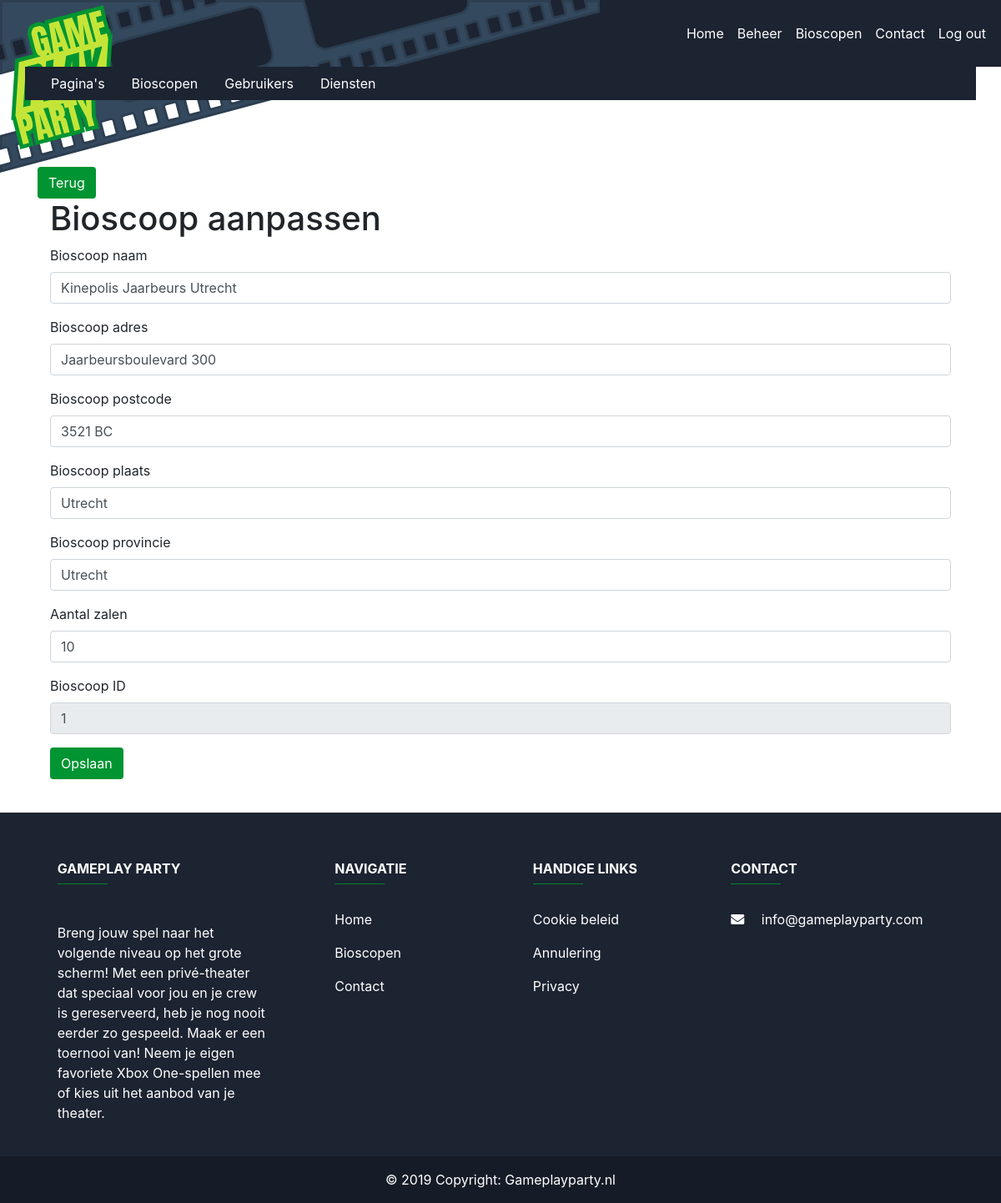
The page /?request=beheer&pagina=editBioscoop&biosID=1 (signed in) on the database its author committed.
### tables this page shows
CREATE TABLE `bioscopen` (
  `biosID` int(11) NOT NULL,
  `biosnaam` text,
  `biosadres` text,
  `biospostcode` text,
  `biosplaats` text,
  `biosprovincie` text,
  `omschrijving` text,
  `beschikbaarheid_auto` varchar(255) NOT NULL,
  `beschikbaarheid_fiets` varchar(255) NOT NULL,
  `beschikbaarheid_ov` varchar(255) NOT NULL,
  `aantal_zalen` int(10) NOT NULL
);

CREATE TABLE `contentmanagement` (
  `paginaID` int(255) NOT NULL,
  `owner` varchar(255) NOT NULL,
  `biosID` int(11) DEFAULT NULL,
  `pagina` varchar(100) NOT NULL,
  `content` text NOT NULL,
  `image` varchar(200) NOT NULL
);

### model/BeheerderLogic.php (called while the page is built, shortened)
<?php
require_once 'model/DataHandler.php';
require_once 'utilities/beheer/BeheerEditBioscoop.php';
class BeheerderLogic
{
    public function __construct()
    {
        $this->DataHandler = new DataHandler("localhost", "mysql", "GamePlayParty", "ilias", "12345");
        $this->BeheerEditBioscoop = new BeheerEditBioscoop();
    }
    public function beheerEditBioscoop($biosID)
    {
        $sql = "select * from bioscopen where biosID = $biosID";
        $result = $this->DataHandler->getData($sql);
        $makeBeheerEditBioscoopForm = $this->BeheerEditBioscoop->makeBeheerEditBioscoopForm($result);
        return $makeBeheerEditBioscoopForm;
    }
}

### index.php (called while the page is built, shortened)
<?php
include 'header.php';
$controller = new WebsiteController();
$controller->handleRequest();
include "footer.php";

### model/DataHandler.php (called while the page is built, shortened)
<?php
class DataHandler
{
    public function __construct($host, $dbdriver, $dbname, $username, $password)
    {
        $this->host = $host;
        $this->dbdriver = $dbdriver;
        $this->dbname = $dbname;
        $this->username = $username;
        $this->password = $password;
        try {
            $this->dbh = new PDO("$this->dbdriver:host=$this->host;dbname=$this->dbname", $this->username, $this->password);
            $this->dbh->setAttribute(PDO::ATTR_ERRMODE, PDO::ERRMODE_EXCEPTION);
            return true;
        } catch (PDOException $e) {
            echo "Connection with " . $this->dbdriver . " failed: " . $e->getMessage();
        }
    }
    public function getData($sql)
    {
        $result = $this->dbh->query($sql, PDO::FETCH_ASSOC);
        return $result;
    }
}

### utilities/beheer/BeheerEditBioscoop.php (the view)
<?php
class BeheerEditBioscoop
{
    public function makeBeheerEditBioscoopForm($result)
    {
        $html = "";
        $html .= "<div class='container'>";
        $html .= "<h1>Bioscoop aanpassen</h1>";
        while ($row = $result->fetch(PDO::FETCH_ASSOC)) {
            $biosID = $row['biosID'];
            $biosnaam = $row['biosnaam'];
            $biosadres = $row['biosadres'];
            $biospostcode = $row['biospostcode'];
            $biosplaats = $row['biosplaats'];
            $biosprovincie = $row['biosprovincie'];
            $aantal_zalen = $row['aantal_zalen'];
        }
        $html .= "
        <form action='?request=beheer&pagina=editBioscoop&biosID=$biosID&func=updateBioscoop' method='POST'>
  <div class='form-group'>
    <label for='biosnaam'>Bioscoop naam</label>
    <input type='text' class='form-control' name='biosnaam' id='biosnaam' value='" . $biosnaam . "'>
  </div>
  <div class='form-group'>
    <label for='biosadres'>Bioscoop adres</label>
    <input type='text' class='form-control' name='biosadres' id='biosadres' placeholder='Password' value='" . $biosadres ."'>
  </div>
  <div class='form-group'>
    <label for='biospostcode'>Bioscoop postcode</label>
    <input type='text' class='form-control' name='biospostcode' id='biospostcode' placeholder='Password' value='" . $biospostcode ."'>
  </div>
  <div class='form-group'>
    <label for='biosplaats'>Bioscoop plaats</label>
    <input type='text' class='form-control' name='biosplaats' id='biosplaats' placeholder='Password' value='" . $biosplaats ."'>
  </div>
  <div class='form-group'>
    <label for='biosprovincie'>Bioscoop provincie</label>
    <input type='text' class='form-control' name='biosprovincie' id='biosprovincie' placeholder='Password' value='" . $biosprovincie ."'>
  </div>
  <div class='form-group'>
    <label for='aantal-zalen'>Aantal zalen</label>
    <input type='text' class='form-control' name='aantal_zalen' id='aantal-zalen' placeholder='Password' value='" . $aantal_zalen ."'>
  </div>
  <div class='form-group'>
    <label for='biosID'>Bioscoop ID</label>
    <input type='text' class='form-control' name='biosID' id='BiosID-zalen' placeholder='Password' value='" . $biosID ."' disabled>
  </div>
  <button type='submit' class='btn-custom btn-green'>Opslaan</button>
</form>";
        $html .= "</div>";
        return $html;
    }
}

### footer.php (shortened to what this page needs)
<footer class="page-footer font-small">
    <div class="container text-center text-md-left mt-5">
        <div class="row mt-3">
            <div class="col-md-3 col-lg-4 col-xl-3 mx-auto mb-4">
                <h6 class="text-uppercase font-weight-bold">Gameplay Party</h6>
                <hr class="mb-4 mt-0 d-inline-block mx-auto" style="width: 60px;">
                <?php
            $servername = "localhost";
            $username = "ilias";
            $password = "12345";
            $dbname = "GamePlayParty";
            $conn = new mysqli($servername, $username, $password, $dbname);
            $sql = "SELECT * FROM contentmanagement WHERE pagina = 'footerContent';";
            $result = $conn->query($sql);
            if ($result->num_rows > 0) {
                while($row = $result->fetch_assoc()) {
                    echo "<p id='contentData'>". $row['content']."</p>";
                }
            } else {
                echo "0 results";
            }
    ?>
            </div>
            <div class="col-md-2 col-lg-2 col-xl-2 mx-auto mb-4">
                <h6 class="text-uppercase font-weight-bold">Navigatie</h6>
                <hr class="mb-4 mt-0 d-inline-block mx-auto" style="width: 60px;">
                <p>
                    <a href="index.php">Home</a>
                </p>
                <p>
                    <a href="?request=bioscopen">Bioscopen</a>
                </p>
                <p>
                    <a href="?request=contact">Contact</a>
                </p>
            </div>
            <div class="col-md-3 col-lg-2 col-xl-2 mx-auto mb-4">
                <h6 class="text-uppercase font-weight-bold">Handige links</h6>
                <hr class="mb-4 mt-0 d-inline-block mx-auto" style="width: 60px;">
                <p>
                    <a href="?request=cookie-beleid">Cookie beleid</a>
                </p>
                <p>
                    <a href="?request=annulering-beleid">Annulering</a>
                </p>
                <p>
                    <a href="?request=algemene-voorwaarden">Privacy</a>
                </p>
            </div>
            <div class="col-md-4 col-lg-3 col-xl-3 mx-auto mb-md-0 mb-4">
                <h6 class="text-uppercase font-weight-bold">Contact</h6>
                <hr class="mb-4 mt-0 d-inline-block mx-auto" style="width: 60px;">
                <p>
                    <i class="fas fa-envelope mr-3"></i> info@gameplayparty.com</p>
            </div>
        </div>
    </div>
    <div class="footer-copyright text-center py-3">© 2019 Copyright:
        <a href="#"> Gameplayparty.nl</a>
    </div>
</footer>
</body>
</html>

### compiled/style.css (style rules this page uses)
body { margin: 0; }
footer { background-color: #1C2331; color: white; padding: 10px 0 0 0; }
footer div div div hr { background-color: #009432 !important; }
footer div div div p { color: white; }
footer div div div p a { color: white; }
footer div.footer-copyright { background-color: #161C27; }
footer div.footer-copyright a { color: white; }
html { scroll-behavior: smooth; }
.btn-green { background-color: #009432 !important; color: white !important; border: 1px solid #009432; }
.btn-custom { display: inline-block; font-weight: 400; color: #212529; text-align: center; vertical-align: middle; -webkit-user-select: none; -moz-user-select: none; -ms-user-select: none; user-select: none; background-color: transparent; border: 1px solid transparent; padding: 0.375rem 0.75rem; font-size: 1rem; line-height: 1.5; border-radius: 0.25rem; transition: color 0.15s ease-in-out, background-color 0.15s ease-in-out, border-color 0.15s ease-in-out, box-shadow 0.15s ease-in-out; }

### rows shown on the page
bioscopen: biosnaam "Kinepolis Jaarbeurs Utrecht", biosadres "Jaarbeursboulevard 300", biospostcode "3521 BC", biosplaats "Utrecht", biosprovincie "Utrecht", aantal_zalen "10", biosID "1"
contentmanagement: content "Breng jouw spel naar het volgende niveau op het grote scherm! Met een privé-theater dat speciaal voor jou en je crew is gereserveerd, heb je nog nooit eerder zo gespeeld. Maak er een toernooi van! Neem je eigen favoriete Xbox One-spellen mee of kies uit het aanbod van je theater."
